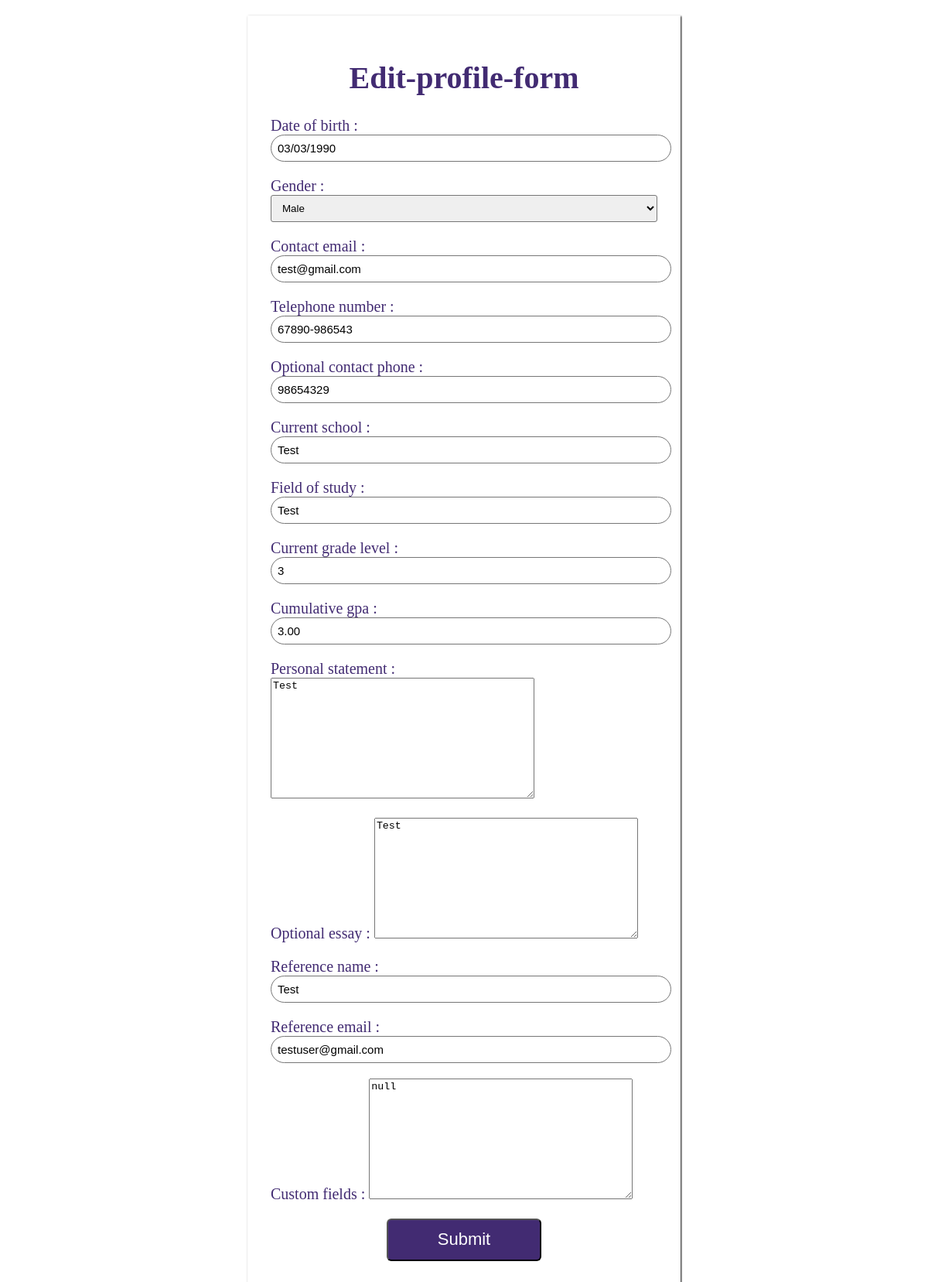
The app's page /profile/edit_profile/3/ (signed in) with its own data.
### userprofile/models.py (models this page shows, shortened)
class UserProfile(models.Model):
    id= models.IntegerField(primary_key=True)
    user = models.OneToOneField(User, on_delete=models.CASCADE)
    date_of_birth = models.DateField(null=True)
    gender = models.CharField(max_length=10, choices=[('male', 'Male'), ('female', 'Female'), ('other', 'Other')])
    contact_email = models.EmailField(null=True)
    telephone_number = models.CharField(max_length=20,null=True)
    optional_contact_phone = models.CharField(max_length=20,null=True)
    current_school = models.CharField(max_length=255,null=True)
    field_of_study = models.CharField(max_length=255,null=True)
    current_grade_level = models.CharField(max_length=10,null=True)
    cumulative_gpa = models.DecimalField(max_digits=4, decimal_places=2,null=True)
    personal_statement = models.TextField(null=True)
    optional_essay = models.TextField(null=True)
    reference_name = models.CharField(max_length=255,null=True)
    reference_email = models.EmailField(null=True)
    custom_fields = JSONField(blank=True, null=True)

### userprofile/views.py (the view)
# urls.py: path('edit_profile/<int:id>/',views.edit_profile, name='editprofile'),
@login_required
def edit_profile(request, id):
    profile = UserProfile.objects.get(id=id)
    if request.method == "POST":
        form = UserProfileForm(request.POST, request.FILES,instance=profile)
        if form.is_valid():
            if form.is_valid():
                form.save()
                return redirect('viewprofile')
    else:
        form = UserProfileForm(instance=profile)
    return render(request, 'edit_profile.html', {"form": form})

### userprofile/forms.py
class UserProfileForm(forms.ModelForm):
    class Meta:
        model = UserProfile
        exclude = ['id','user']

### userprofile/templates/edit_profile.html (shortened to what this page needs)
<!DOCTYPE html>
<html lang="en">
<head>
</head>
<body>
   <div class="wrapper">
       <div class="form">
    <form method="POST" enctype="multipart/form-data">
        <h1>Edit-profile-form</h1>
        {{form.as_p}}
        <button>Submit</button>
    </form>
    </div>
    </div>
</body>
</html>

### userprofile/templates/edit_profile.html (style rules this page uses)
h1 { text-align: center; }
body { background-color:white; align-items: center; justify-content: center; font-size: 20px; color:#422b72; }
input { width: 100%; outline: none; border: 1px solid rgb(118,118,118);; font-size: 15px; padding: 8px 8px; border-radius: 20px; }
select { width: 100%; padding: 8px 10px; border-radius: 3px; transition: all 0.3; }
.wrapper { max-width: 500px; width: 80%; background: #fff; margin: 20px auto; padding: 30px; box-shadow: 1px 1px 2px rgba(0,0,0, 125); }
button { background:#422b72; color: white; display: block; margin: 0 auto; top: 30px; height: 55px; width :40%; border-radius: 6px; align-items: center; font-size: 22px; }

### records on screen
UserProfile: date_of_birth "03/03/1990", gender "Male", contact_email "test@gmail.com", telephone_number "67890-986543", optional_contact_phone "98654329", current_school "Test", field_of_study "Test", current_grade_level "3", cumulative_gpa "3.00", personal_statement "Test", optional_essay "Test", reference_name "Test", reference_email "testuser@gmail.com", custom_fields "null"
